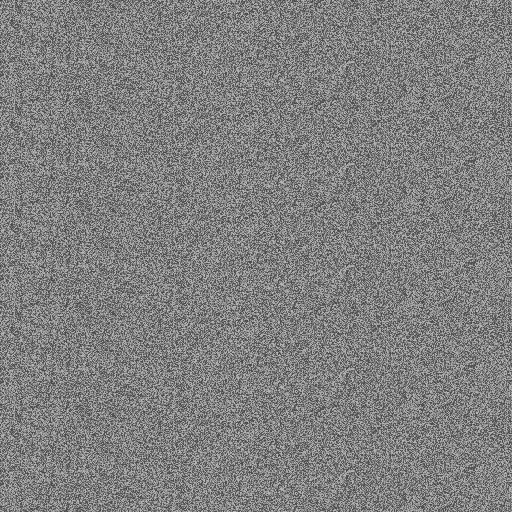
#> input picture episodes/ep02-rivaldo/hf/assets/grain.png, 512 x 512 px
$ python darkroom.py assets/grain.png assets/grain.png 1.0 1.0 1.0 1.0
#> lines starting #> are read from the running program, lines starting #| are printed output that depends on the picture
#!/usr/bin/env python3
"""Darkroom reveal (DS §5.5): the print develops from black, highlights first.

m = smoothstep(k - .35, k, luminance) in linear light, k: 1.05 → -0.12 over `dev` seconds; bare paper carries
a faint warm developer tint. The act grade (saturate/sepia, soft-light colour, vignette) and one continuous
pull-back (zoom 1.12 → 1.0) are baked in, so the clip matches the graded stills around it (DS §6: the climax is
the slowest move in the film).
usage: darkroom.py input.jpg output.mp4 total_seconds [dev=2.0] [pos_x=0.5 pos_y=0.25] [sat=0.85 sep=0.14]
"""
import sys, subprocess, numpy as np
from PIL import Image

src, out, total = sys.argv[1], sys.argv[2], float(sys.argv[3])
dev = float(sys.argv[4]) if len(sys.argv) > 4 else 2.0
px, py = (float(sys.argv[5]), float(sys.argv[6])) if len(sys.argv) > 6 else (0.5, 0.25)
sat, sep = (float(sys.argv[7]), float(sys.argv[8])) if len(sys.argv) > 8 else (0.85, 0.14)
W, H, FPS, Z0 = 1080, 1350, 30, 1.12
GRADE, GALPHA = np.array([0xC8, 0xA8, 0x6E]) / 255.0, 0.11      # gold500 soft-light (act IV)

im = Image.open(src).convert('RGB')
cover = max(W / im.width, H / im.height) * Z0                    # oversample for the pull-back
#> cover = 2.95
big = im.resize((round(im.width * cover), round(im.height * cover)), Image.LANCZOS)
BW, BH = big.size
#> BW = 1512; BH = 1512
base = np.asarray(big, dtype=np.float32) / 255.0

# CSS filter maths (sRGB), applied once to the oversampled plate
def saturate(x, s):
#> called with s = 0.85
    m = np.array([[.213 + .787 * s, .715 - .715 * s, .072 - .072 * s],
                  [.213 - .213 * s, .715 + .285 * s, .072 - .072 * s],
                  [.213 - .213 * s, .715 - .715 * s, .072 + .928 * s]])
    return np.clip(x @ m.T, 0, 1)
def sepia(x, a):
#> called with a = 0.14
    m = np.array([[.393 + .607 * (1 - a), .769 - .769 * (1 - a), .189 - .189 * (1 - a)],
                  [.349 - .349 * (1 - a), .686 + .314 * (1 - a), .168 - .168 * (1 - a)],
                  [.272 - .272 * (1 - a), .534 - .534 * (1 - a), .131 + .869 * (1 - a)]])
#> m = [[0.915, 0.108, 0.0265], [0.0489, 0.956, 0.0235], [0.0381, 0.0748, 0.878]]
    return np.clip(x @ m.T, 0, 1)
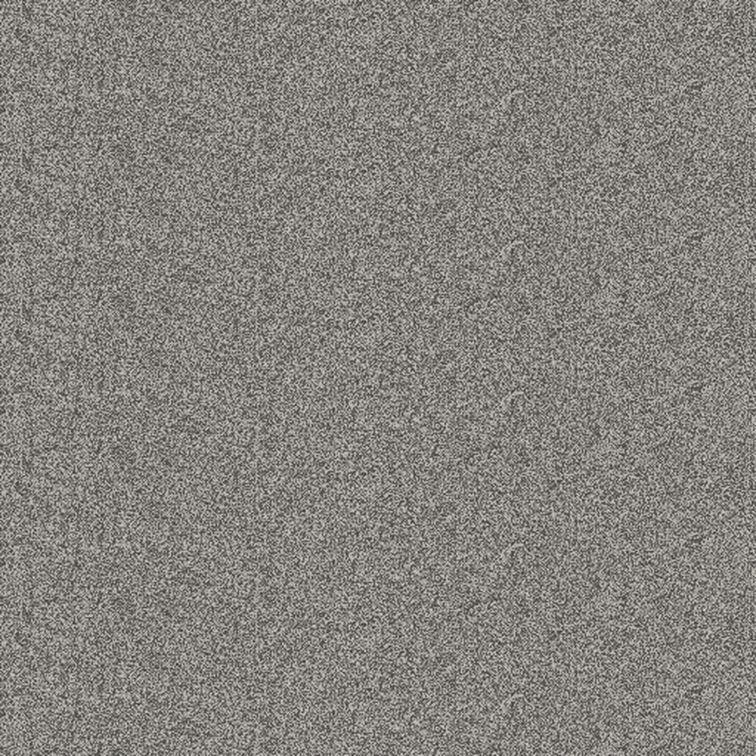
#> returned value: shape (1512, 1512, 3) float64 (shown at 1/2 size); mean of channels 0, 1, 2 0.525, 0.514, 0.496; drawn as R, G, B
def softlight(b, s):
    d = np.where(b <= .25, ((16 * b - 12) * b + 4) * b, np.sqrt(b))
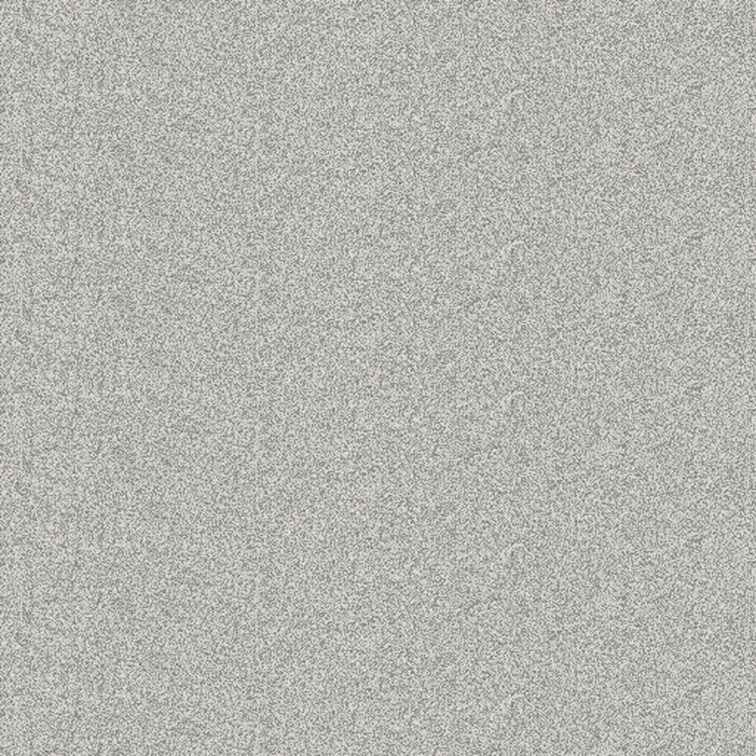
#> d: shape (1512, 1512, 3) float64 (shown at 1/2 size); mean R, G, B 0.719, 0.712, 0.698
    return np.where(s <= .5, b - (1 - 2 * s) * b * (1 - b), b + (2 * s - 1) * (d - b))
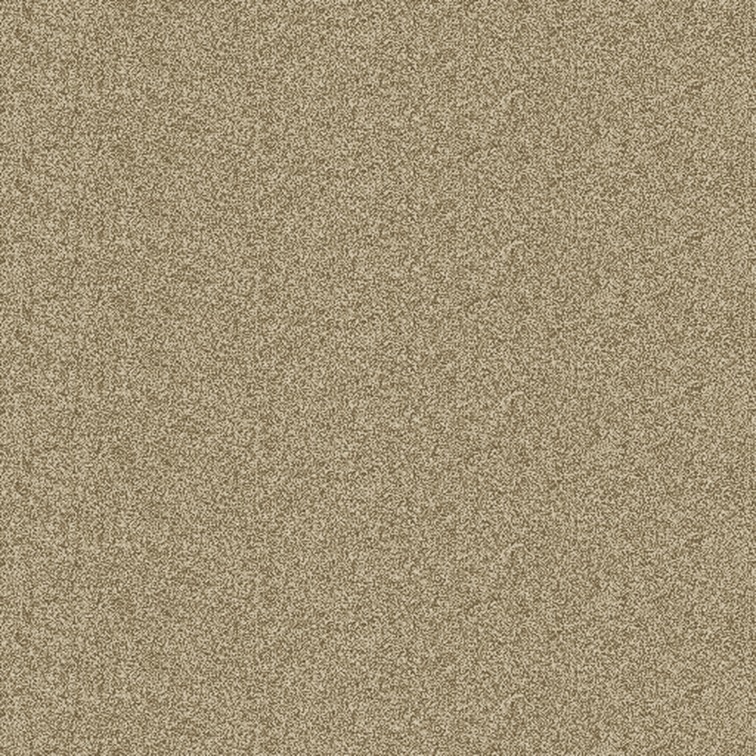
#> returned value: shape (1512, 1512, 3) float64 (shown at 1/2 size); mean of channels 0, 1, 2 0.636, 0.577, 0.463; drawn as R, G, B
g = sepia(saturate(base, sat), sep) * 1.0
g = np.clip((g - .5) * 1.04 + .5, 0, 1)                           # contrast(1.04)
g = g * (1 - GALPHA) + softlight(g, GRADE) * GALPHA

yy, xx = np.mgrid[0:H, 0:W].astype(np.float32)                    # vignette (as ep2.css .vig)
cx, cy = W * .5, H * .45
d = np.sqrt(((xx - cx) / (np.sqrt(2) * max(cx, W - cx))) ** 2 + ((yy - cy) / (np.sqrt(2) * max(cy, H - cy))) ** 2)
vig = (1 - np.clip((d - .42) / .58, 0, 1) * .78)[..., None]

def lin(x): return np.where(x <= 0.04045, x / 12.92, ((x + 0.055) / 1.055) ** 2.4)
def srgb(x):
    x = np.clip(x, 0, 1); return np.where(x <= 0.0031308, x * 12.92, 1.055 * x ** (1 / 2.4) - 0.055)
paper = np.array([0.020, 0.016, 0.010], dtype=np.float32)
def smooth(e0, e1, x):
    x = np.clip((x - e0) / (e1 - e0), 0, 1); return x * x * (3 - 2 * x)

#> (the run stopped early here; a loop or call above may not have finished)
